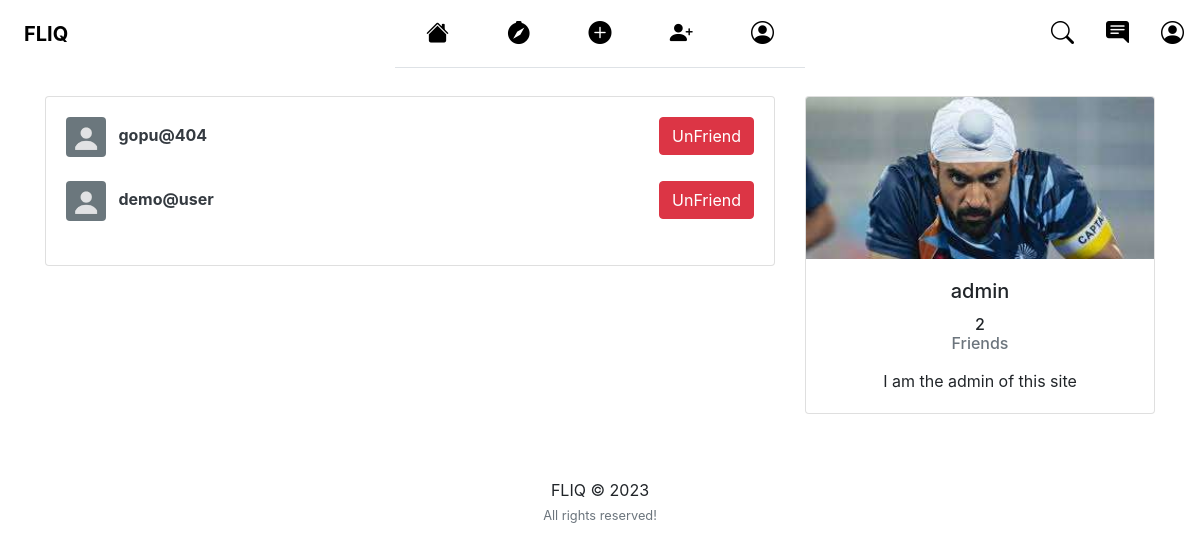
Page /friends/ (signed in) on the committed database.
### users/models.py (models this page shows, shortened)
class Profile(models.Model):
    user = models.OneToOneField(User, on_delete=models.CASCADE)
    name = models.CharField(max_length=30)
    image = models.ImageField(default='default.png', upload_to='profile_pics')
    slug = AutoSlugField(populate_from='user')
    bio = models.CharField(max_length=255, blank=True)
    link = models.CharField(max_length=255, blank=True)
    friends = models.ManyToManyField("Profile", blank=True)
    def __str__(self):
        return str(self.user.username)
    def get_absolute_url(self):
        return "/users/{}".format(self.slug)

### users/views.py (the view)
# urls.py: path('friends/', user_views.friend_list, name='friend_list'),
def friend_list(request):
    p = request.user.profile
    friends = p.friends.all()
    context={
    'friends': friends
    }
    return render(request, "users/friend_list.html", context)

### users/templates/users/friend_list.html (shortened to what this page needs)
{% extends "feed/layout.html" %} {% load static %}  {% block content %}
<div class="container">
  <div class="row">
    <div class="col-md-8">
      {% if friends %}
      <div class="card card-signin my-5">
        <div class="card-body">
          {% for user_p in friends %}
          <a href="{{ user_p.get_absolute_url }}"
            ><img
              src="{{ user_p.image.url }}"
              class="rounded mr-2"
              width="40"
              height="40"
              alt=""
          /></a>
          <a class="text-dark" href="{{ user_p.get_absolute_url }}"
            ><b>{{ user_p }}</b></a
          >
          <small
            ><a
              class="btn btn-danger float-right"
              href="{% url 'delete_friend' user_p.id %}"
              >UnFriend</a
            ></small
          >
          <br /><br />
          {% endfor %}
        </div>
      </div>
      {% endif %}
    </div>
    <div class="col-md-4">
      <div class="card card-signin my-5">
        <a href="{{ request.user.profile.get_absolute_url }}"
          ><img
            class="card-img-top"
            src="{{ request.user.profile.image.url }}"
            alt=""
        /></a>
        <div class="card-body">
          <h5 class="card-title text-center">{{ request.user }}</h5>
          <h6 class="text-center">
            {{ request.user.profile.friends.count }}
            <p class="text-muted">Friends</p>
          </h6>
          <p class="card-text text-center">{{ request.user.profile.bio }}</p>
        </div>
      </div>
    </div>
  </div>
</div>
{% endblock content %}

### feed/templates/feed/layout.html (style rules this page uses)
a { text-decoration:none; }

### rows in the picture
Profile: image (placeholder picture), user.username "gopu@404"
Profile: image (placeholder picture), user.username "demo@user"

### other values in the picture
{{ request.user }} "admin"
{{ request.user.profile.friends.count }} "2"
{{ request.user.profile.bio }} "I am the admin of this site"
